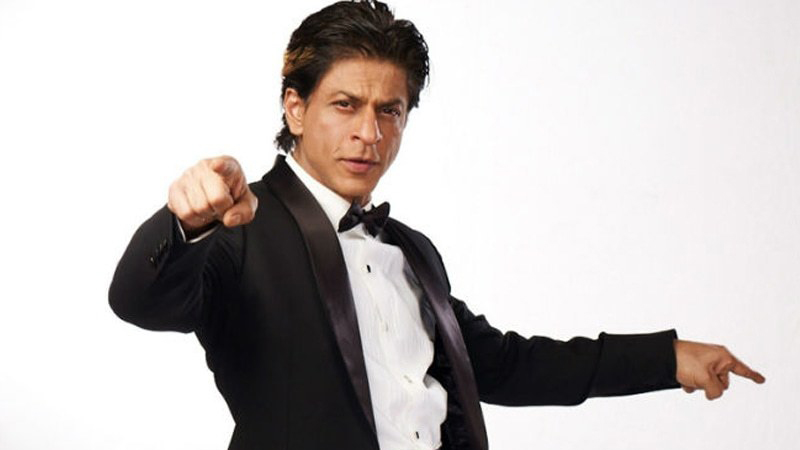
#> input picture 03_DL/02-DL_Simple_Face_Recognition/training-data/s1/10.jpg, 800 x 450 px, found by its file name
$ jupyter execute --allow-errors Face_recog.ipynb
#> lines starting #> are read from the running program, lines starting #| are printed output that depends on the picture
#> in prepare_training_data, image is the input picture: shape (450, 800, 3); mean B, G, R 190.2, 191.4, 196.4
    # Doing face recognition on images
    # Written by: Shubham Kumar

[cell 1]
import cv2
import os
import numpy as np
import pandas as pd

[cell 2]
path = 'E:/My Learning/04-Machine Learning/05_Computer_vision/02-Face_Recognition/'

install
    1. pip install opencv-python
    2. pip install opencv-contrib-python
    # if getting permission error in opencv-contrib-python
    #try:  pip install opencv-contrib-python --user

[cell 3]
subjects = ["", "Shahrukh Khan", "Salman Khan"]

[cell 4]
def detect_face(img):
    gray = cv2.cvtColor(img, cv2.COLOR_BGR2GRAY)
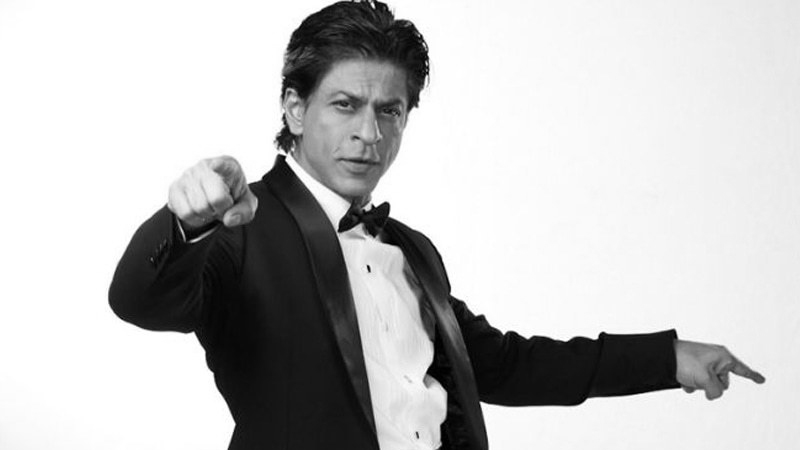
#> gray: shape (450, 800); min 0, max 255, mean 192.8
    face_cascade = cv2.CascadeClassifier(path+'haarcascade_frontalface_default.xml')
    faces = face_cascade.detectMultiScale(gray, scaleFactor=1.2, minNeighbors=5);
#> faces = [[303, 58, 127, 127]]
    if (len(faces) == 0):
        return None, None
    (x, y, w, h) = faces[0]
#> x = 303; y = 58; w = 127; h = 127
    return gray[y:y+w, x:x+h], faces[0]

[cell 5]
def prepare_training_data(data_folder_path):
    dirs = os.listdir(data_folder_path)
    faces = []
    labels = []
    for dir_name in dirs:
        if not dir_name.startswith("s"):
            continue;
        label = int(dir_name.replace("s", ""))
        subject_dir_path = data_folder_path + "/" + dir_name
        subject_images_names = os.listdir(subject_dir_path)
        for image_name in subject_images_names:
            if image_name.startswith("."):
                continue;
            image_path = subject_dir_path + "/" + image_name
            image = cv2.imread(image_path)
            cv2.imshow("Training on image...", image)
            cv2.waitKey(100)
            face, rect = detect_face(image)
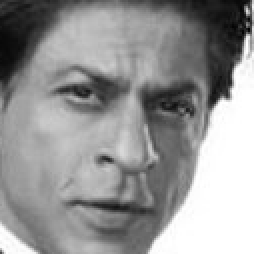
#> face: shape (127, 127) (shown 2 times larger); min 1, max 255, mean 148.9
#> rect = [303, 58, 127, 127]
            if face is not None:
                faces.append(face)
                labels.append(label)
            cv2.destroyAllWindows()
            cv2.waitKey(1)
            cv2.destroyAllWindows()
    return faces, labels
